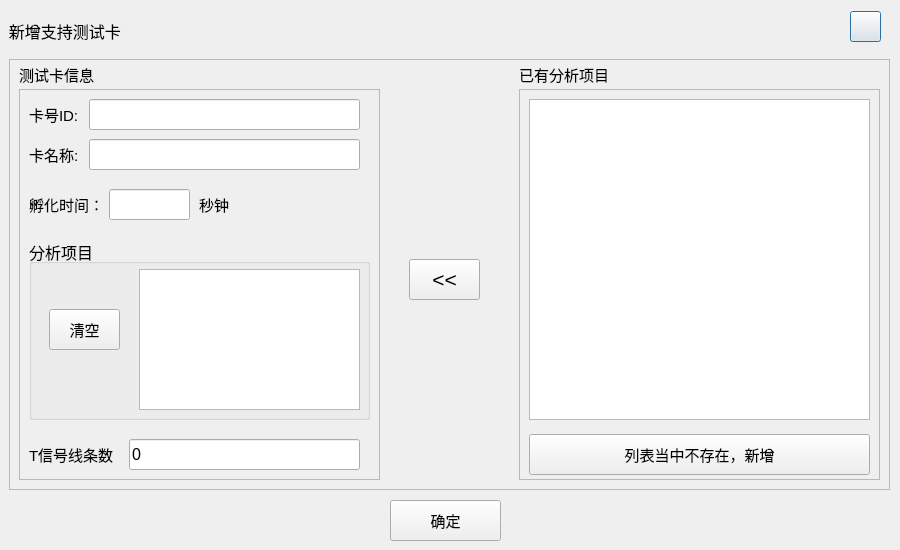
<?xml version="1.0" encoding="UTF-8"?>
<ui version="4.0">
 <class>Dg_AddProject</class>
 <widget class="QDialog" name="Dg_AddProject">
  <property name="geometry">
   <rect>
    <x>0</x>
    <y>0</y>
    <width>900</width>
    <height>550</height>
   </rect>
  </property>
  <property name="windowTitle">
   <string>Dialog</string>
  </property>
  <layout class="QGridLayout" name="gridLayout">
   <property name="leftMargin">
    <number>0</number>
   </property>
   <property name="topMargin">
    <number>0</number>
   </property>
   <property name="rightMargin">
    <number>0</number>
   </property>
   <property name="bottomMargin">
    <number>0</number>
   </property>
   <item row="0" column="0">
    <widget class="QWidget" name="addproject" native="true">
     <widget class="QPushButton" name="pushButton_2">
      <property name="geometry">
       <rect>
        <x>850</x>
        <y>11</y>
        <width>31</width>
        <height>31</height>
       </rect>
      </property>
      <property name="styleSheet">
       <string notr="true">border-image: url(:/new/home/home/guanbi.png);
border-color: rgb(255, 255, 255);</string>
      </property>
      <property name="text">
       <string/>
      </property>
     </widget>
     <widget class="QLabel" name="pic">
      <property name="geometry">
       <rect>
        <x>0</x>
        <y>10</y>
        <width>900</width>
        <height>41</height>
       </rect>
      </property>
      <property name="font">
       <font>
        <pointsize>12</pointsize>
       </font>
      </property>
      <property name="styleSheet">
       <string notr="true"> 

</string>
      </property>
      <property name="text">
       <string>  新增支持测试卡</string>
      </property>
     </widget>
     <widget class="QFrame" name="frame_addpro">
      <property name="geometry">
       <rect>
        <x>9</x>
        <y>59</y>
        <width>881</width>
        <height>431</height>
       </rect>
      </property>
      <property name="frameShape">
       <enum>QFrame::StyledPanel</enum>
      </property>
      <property name="frameShadow">
       <enum>QFrame::Raised</enum>
      </property>
      <widget class="QLabel" name="label_2">
       <property name="geometry">
        <rect>
         <x>10</x>
         <y>0</y>
         <width>101</width>
         <height>31</height>
        </rect>
       </property>
       <property name="font">
        <font>
         <pointsize>11</pointsize>
        </font>
       </property>
       <property name="text">
        <string>测试卡信息</string>
       </property>
      </widget>
      <widget class="QFrame" name="frame">
       <property name="geometry">
        <rect>
         <x>10</x>
         <y>30</y>
         <width>361</width>
         <height>391</height>
        </rect>
       </property>
       <property name="styleSheet">
        <string notr="true"/>
       </property>
       <property name="frameShape">
        <enum>QFrame::StyledPanel</enum>
       </property>
       <property name="frameShadow">
        <enum>QFrame::Raised</enum>
       </property>
       <widget class="QLabel" name="label_3">
        <property name="geometry">
         <rect>
          <x>10</x>
          <y>10</y>
          <width>61</width>
          <height>31</height>
         </rect>
        </property>
        <property name="font">
         <font>
          <pointsize>11</pointsize>
         </font>
        </property>
        <property name="text">
         <string>卡号ID:</string>
        </property>
       </widget>
       <widget class="QLineEdit" name="ed_id">
        <property name="geometry">
         <rect>
          <x>70</x>
          <y>10</y>
          <width>271</width>
          <height>31</height>
         </rect>
        </property>
        <property name="font">
         <font>
          <pointsize>12</pointsize>
         </font>
        </property>
       </widget>
       <widget class="QLineEdit" name="ed_name">
        <property name="geometry">
         <rect>
          <x>70</x>
          <y>50</y>
          <width>271</width>
          <height>31</height>
         </rect>
        </property>
        <property name="font">
         <font>
          <pointsize>12</pointsize>
         </font>
        </property>
       </widget>
       <widget class="QLabel" name="label_4">
        <property name="geometry">
         <rect>
          <x>10</x>
          <y>50</y>
          <width>61</width>
          <height>31</height>
         </rect>
        </property>
        <property name="font">
         <font>
          <pointsize>11</pointsize>
         </font>
        </property>
        <property name="text">
         <string>卡名称:</string>
        </property>
       </widget>
       <widget class="QLabel" name="label_5">
        <property name="geometry">
         <rect>
          <x>10</x>
          <y>100</y>
          <width>81</width>
          <height>31</height>
         </rect>
        </property>
        <property name="font">
         <font>
          <pointsize>11</pointsize>
         </font>
        </property>
        <property name="text">
         <string>孵化时间：</string>
        </property>
       </widget>
       <widget class="QLineEdit" name="ed_time">
        <property name="geometry">
         <rect>
          <x>90</x>
          <y>100</y>
          <width>81</width>
          <height>31</height>
         </rect>
        </property>
        <property name="font">
         <font>
          <pointsize>12</pointsize>
         </font>
        </property>
       </widget>
       <widget class="QLabel" name="label_6">
        <property name="geometry">
         <rect>
          <x>180</x>
          <y>100</y>
          <width>81</width>
          <height>31</height>
         </rect>
        </property>
        <property name="font">
         <font>
          <pointsize>11</pointsize>
         </font>
        </property>
        <property name="text">
         <string>秒钟</string>
        </property>
       </widget>
       <widget class="QGroupBox" name="groupBox">
        <property name="geometry">
         <rect>
          <x>10</x>
          <y>150</y>
          <width>341</width>
          <height>181</height>
         </rect>
        </property>
        <property name="font">
         <font>
          <pointsize>12</pointsize>
         </font>
        </property>
        <property name="title">
         <string>分析项目</string>
        </property>
        <widget class="ViceButton" name="bt_clear">
         <property name="geometry">
          <rect>
           <x>20</x>
           <y>70</y>
           <width>71</width>
           <height>41</height>
          </rect>
         </property>
         <property name="font">
          <font>
           <pointsize>11</pointsize>
          </font>
         </property>
         <property name="styleSheet">
          <string notr="true">border-image: url(:/new/home/home/button.png);</string>
         </property>
         <property name="text">
          <string>清空</string>
         </property>
        </widget>
        <widget class="QPlainTextEdit" name="edp_pro">
         <property name="geometry">
          <rect>
           <x>110</x>
           <y>30</y>
           <width>221</width>
           <height>141</height>
          </rect>
         </property>
        </widget>
       </widget>
       <widget class="QLabel" name="label_8">
        <property name="geometry">
         <rect>
          <x>10</x>
          <y>350</y>
          <width>91</width>
          <height>31</height>
         </rect>
        </property>
        <property name="font">
         <font>
          <pointsize>11</pointsize>
         </font>
        </property>
        <property name="text">
         <string>T信号线条数</string>
        </property>
       </widget>
       <widget class="QLineEdit" name="ed_t">
        <property name="geometry">
         <rect>
          <x>110</x>
          <y>350</y>
          <width>231</width>
          <height>31</height>
         </rect>
        </property>
        <property name="font">
         <font>
          <pointsize>12</pointsize>
         </font>
        </property>
        <property name="text">
         <string>0</string>
        </property>
       </widget>
      </widget>
      <widget class="QFrame" name="frame_2">
       <property name="geometry">
        <rect>
         <x>510</x>
         <y>30</y>
         <width>361</width>
         <height>391</height>
        </rect>
       </property>
       <property name="styleSheet">
        <string notr="true"/>
       </property>
       <property name="frameShape">
        <enum>QFrame::StyledPanel</enum>
       </property>
       <property name="frameShadow">
        <enum>QFrame::Raised</enum>
       </property>
       <widget class="QListView" name="lv_card_addpro">
        <property name="geometry">
         <rect>
          <x>10</x>
          <y>10</y>
          <width>341</width>
          <height>321</height>
         </rect>
        </property>
        <property name="styleSheet">
         <string notr="true"/>
        </property>
       </widget>
       <widget class="ViceButton" name="bt_add">
        <property name="geometry">
         <rect>
          <x>10</x>
          <y>345</y>
          <width>341</width>
          <height>41</height>
         </rect>
        </property>
        <property name="font">
         <font>
          <pointsize>11</pointsize>
         </font>
        </property>
        <property name="styleSheet">
         <string notr="true">border-image: url(:/new/home/home/button.png);</string>
        </property>
        <property name="text">
         <string>列表当中不存在，新增</string>
        </property>
       </widget>
      </widget>
      <widget class="ViceButton" name="bt_move">
       <property name="geometry">
        <rect>
         <x>400</x>
         <y>200</y>
         <width>71</width>
         <height>41</height>
        </rect>
       </property>
       <property name="font">
        <font>
         <pointsize>16</pointsize>
        </font>
       </property>
       <property name="styleSheet">
        <string notr="true">border-image: url(:/new/home/home/button.png);</string>
       </property>
       <property name="text">
        <string>&lt;&lt;</string>
       </property>
      </widget>
      <widget class="QLabel" name="label_7">
       <property name="geometry">
        <rect>
         <x>510</x>
         <y>0</y>
         <width>111</width>
         <height>31</height>
        </rect>
       </property>
       <property name="font">
        <font>
         <pointsize>11</pointsize>
        </font>
       </property>
       <property name="text">
        <string>已有分析项目</string>
       </property>
      </widget>
     </widget>
     <widget class="MainButton" name="bt_ok">
      <property name="geometry">
       <rect>
        <x>390</x>
        <y>500</y>
        <width>111</width>
        <height>41</height>
       </rect>
      </property>
      <property name="font">
       <font>
        <pointsize>11</pointsize>
       </font>
      </property>
      <property name="text">
       <string>确定</string>
      </property>
     </widget>
     <zorder>pic</zorder>
     <zorder>pushButton_2</zorder>
     <zorder>frame_addpro</zorder>
     <zorder>bt_ok</zorder>
    </widget>
   </item>
  </layout>
 </widget>
 <customwidgets>
  <customwidget>
   <class>MainButton</class>
   <extends>QPushButton</extends>
   <header location="global">mainbutton.h</header>
  </customwidget>
  <customwidget>
   <class>ViceButton</class>
   <extends>QPushButton</extends>
   <header location="global">vicebutton.h</header>
  </customwidget>
 </customwidgets>
 <resources/>
 <connections/>
</ui>
